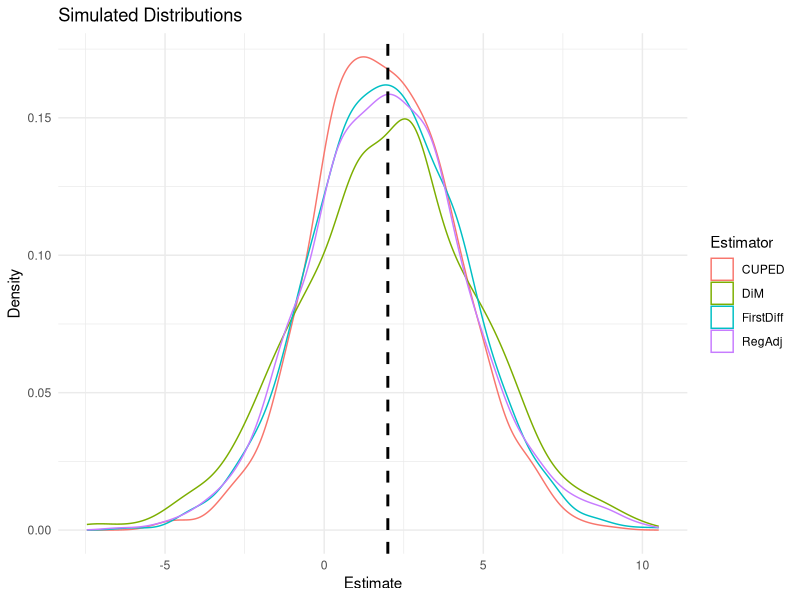

This figure's R source:
## ---- chunk 1
knitr::opts_chunk$set(echo = TRUE)
## ---- chunk 2
set.seed(54321)
library(dplyr)
library(purrr)
library(ggplot2)
library(tidyverse)
## ---- chunk 3
generate_data = function(beta, rho, sigma, n) {
  y_pre = rnorm(n, mean = 0, sd = sigma)
  
  # noisy covariates
  x2 = rnorm(n)
  x3 = rnorm(n)
  
  w = rbinom(n, size = 1, prob = 0.5)
  y = rho * y_pre + beta * w + rnorm(n, mean = 0, sd = sigma)
  
  ret = data.frame(y_pre, x2, x3, y, w)
  return(ret)
}
## ---- chunk 4
diff_in_means = function(data) {
  mean(data$y[data$w == 1]) - mean(data$y[data$w == 0])
}

cuped = function(data) {
  theta = cov(data$y, data$y_pre) / var(data$y_pre)
  y_cuped = data$y - theta * (data$y_pre - mean(data$y_pre))

  mean(y_cuped[data$w == 1]) - mean(y_cuped[data$w == 0])
}

reg_adj = function(data) {
  fit = lm(y ~ w + y_pre + x2 + x3, data = data)
  
  coef(fit)["w"]
}

fd = function(data) {
  delta = data$y - data$y_pre
  
  mean(delta[data$w == 1]) - mean(delta[data$w == 0])
}
## ---- chunk 5
r = 1000
n = 20
beta = 2
rho = 0.7
sigma = 5

estimates = map_dfr(1:r, function(i) {
  data = generate_data(beta, rho, sigma, n)

  diff_in_means_est = diff_in_means(data)
  cuped_est = cuped(data)
  reg_adj_est = reg_adj(data)
  fd_est = fd(data)
  
  return(data.frame(
    CUPED = cuped_est,
    DiM = diff_in_means_est,
    RegAdj = reg_adj_est,
    FirstDiff = fd_est))
})

## ---- chunk 6
estimates_long = estimates |>
  pivot_longer(
    cols = everything(), 
    names_to = "Estimator", 
    values_to = "Estimate"
  )

estimates_long |>
  ggplot(aes(x = Estimate, color = Estimator)) +
  geom_density() +
  geom_vline(xintercept = beta, linetype = "dashed", linewidth = 1, color = "black") +
  # Apply styling to match the reference image
  theme_minimal() +
  labs(
    title = "Simulated Distributions",
    x = "Estimate",
    y = "Density"
  )
